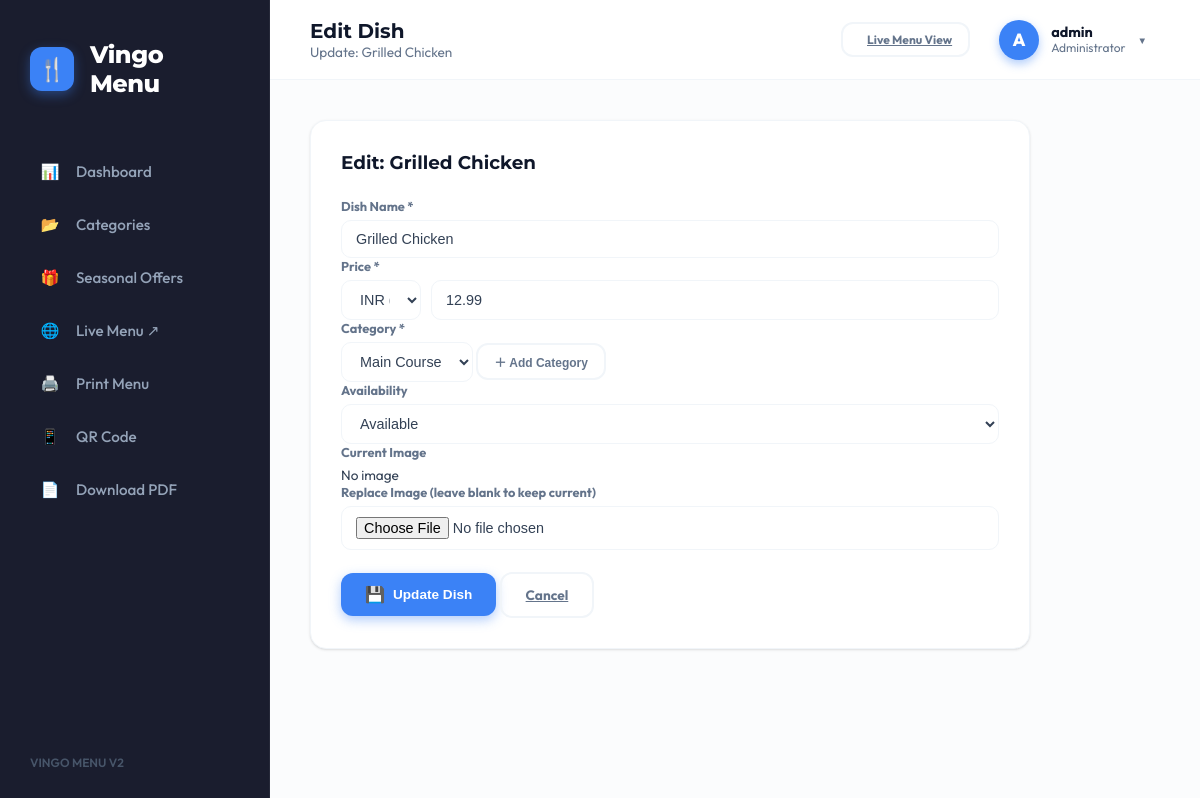
The app's page /admin/edit-item.php?id=3 (signed in) with its own data.
### tables this page shows
CREATE TABLE IF NOT EXISTS dishes (
  id           INT            NOT NULL AUTO_INCREMENT,
  name         VARCHAR(150)   NOT NULL,
  price        DECIMAL(10,2)  NOT NULL DEFAULT 0.00,
  category_id  INT            NOT NULL,
  image        VARCHAR(255)   DEFAULT NULL,
  availability ENUM('Available','Not Available') NOT NULL DEFAULT 'Available',
  created_at   TIMESTAMP      NOT NULL DEFAULT CURRENT_TIMESTAMP,
  PRIMARY KEY (id),
  CONSTRAINT fk_dish_cat
    FOREIGN KEY (category_id) REFERENCES categories(id)
    ON DELETE CASCADE ON UPDATE CASCADE
);

CREATE TABLE IF NOT EXISTS categories (
  id   INT          NOT NULL AUTO_INCREMENT,
  name VARCHAR(100) NOT NULL,
  PRIMARY KEY (id),
  UNIQUE KEY uq_cat_name (name)
);

### admin/edit-item.php (the view, shortened to what this page needs)
<?php
require_once __DIR__ . '/../includes/db.php';
$id = intval($_GET['id'] ?? 0);
$s = $conn->prepare("SELECT * FROM dishes WHERE id = ?");
$s->bind_param('i', $id);
$s->execute();
$dish = $s->get_result()->fetch_assoc();
$categories = $conn->query("SELECT * FROM categories ORDER BY name")->fetch_all(MYSQLI_ASSOC);
?>
<!DOCTYPE html>
<html lang="en">
<head>
  <link rel="stylesheet" href="../assets/css/menu-style.css?v=<?= time() ?>">
</head>
<body>
<?php include __DIR__ . '/partials/sidebar.php'; ?>
<div class="main">
  <div class="topbar">
    <div class="topbar-left" style="display:flex; align-items:center; gap:16px">
      <div>
        <h1>Edit Dish</h1>
        <p class="meta">Update: <?= htmlspecialchars($dish['name']) ?></p>
      </div>
    </div>
    <div class="topbar-right" style="display:flex; gap:16px; align-items:center">
      <a href="../menu.php" target="_blank" class="btn btn-outline btn-sm">
        <span class="live-dot"></span> Live Menu View
      </a>
      <?php include __DIR__ . '/partials/topbar_user.php'; ?>
    </div>
  </div>
  <div class="content">
    <div class="card" style="max-width:720px">
      <div class="card-title">Edit: <?= htmlspecialchars($dish['name']) ?></div>
      <form method="POST" enctype="multipart/form-data" novalidate>
        <div class="form-grid">
          <div class="form-group">
            <label for="name">Dish Name <span class="req">*</span></label>
            <input type="text" id="name" name="name" required value="<?= htmlspecialchars($dish['name']) ?>">
          </div>
          <div class="form-group">
            <label>Price *</label>
            <div style="display:grid; grid-template-columns: 80px 1fr; gap: 10px">
              <select name="currency" required>
                <option value="INR" <?= $dish['currency'] === 'INR' ? 'selected' : '' ?>>INR (₹)</option>
              </select>
              <input type="number" name="price" required min="0" step="0.01" value="<?= htmlspecialchars($dish['price']) ?>">
            </div>
          </div>
          <div class="form-group">
            <label for="category_id">Category <span class="req">*</span></label>
            <div class="input-row">
              <select id="category_id" name="category_id" required>
                <?php foreach ($categories as $c): ?>
                  <option value="<?= $c['id'] ?>" <?= $dish['category_id'] == $c['id'] ? 'selected' : '' ?>>
                    <?= htmlspecialchars($c['name']) ?>
                  </option>
                <?php endforeach; ?>
              </select>
              <button type="button" id="btn-add-category" class="btn btn-outline btn-sm">＋ Add Category</button>
            </div>
          </div>
          <div class="form-group">
            <label for="availability">Availability</label>
            <select id="availability" name="availability">
              <option value="Available"     <?= $dish['availability']==='Available'     ? 'selected':'' ?>>Available</option>
            </select>
          </div>
          <div class="form-group full">
            <label>Current Image</label>
            <?php if ($dish['image'] && file_exists(__DIR__ . '/../uploads/' . $dish['image'])): ?>
              <img src="../uploads/<?= htmlspecialchars($dish['image']) ?>" alt="" class="img-thumb">
            <?php else: ?>
              <span style="color:var(--muted);font-size:.85rem">No image</span>
            <?php endif; ?>
          </div>
          <div class="form-group full">
            <label for="image">Replace Image <span class="hint">(leave blank to keep current)</span></label>
            <input type="file" id="image" name="image" accept="image/*">
          </div>
        </div>
        <div class="btn-grp" style="margin-top:22px">
          <button type="submit" class="btn btn-primary">
            <span style="font-size:1rem">💾</span> Update Dish
          </button>
          <a href="dashboard.php" class="btn btn-outline">Cancel</a>
        </div>
      </form>
    </div>
  </div>
</div>
</body>
</html>

### assets/css/menu-style.css (style rules this page uses)
:root { --bg: #fbfcfd; --surface: #ffffff; --sidebar: #1a1d2e; --sidebar-h: #252b45; --accent: #3b82f6; --accent-glow: rgba(59, 130, 246, 0.4); --success: #10b981; --danger: #f43f5e; --warn: #f59e0b; --text: #334155; --text-light: #64748b; --border: #f1f5f9; --radius-sm: 10px; --radius-md: 16px; --radius-lg: 24px; --shadow: 0 1px 3px 0 rgba(0, 0, 0, 0.1), 0 1px 2px -1px rgba(0, 0, 0, 0.1); --shadow-hover: 0 10px 15px -3px rgba(0, 0, 0, 0.1), 0 4px 6px -4px rgba(0, 0, 0, 0.1); --glow: 0 0 20px rgba(59, 130, 246, 0.15); --transition: all 0.25s cubic-bezier(0.4, 0, 0.2, 1); --sidebar-w: 270px; }
* { box-sizing: border-box; margin: 0; padding: 0; outline: none !important; }
html { scroll-behavior: smooth; }
body { font-family: 'Outfit', sans-serif; background: var(--bg); color: var(--text); display: flex; min-height: 100vh; -webkit-font-smoothing: antialiased; }
.main { flex: 1; margin-left: var(--sidebar-w); display: flex; flex-direction: column; }
.topbar { height: 80px; background: rgba(255, 255, 255, 0.85); backdrop-filter: blur(10px); padding: 0 40px; display: flex; align-items: center; justify-content: space-between; position: sticky; top: 0; z-index: 900; border-bottom: 1px solid var(--border); }
.topbar h1 { font-family: 'Montserrat', sans-serif; font-size: 1.25rem; font-weight: 700; color: #0f172a; }
.topbar .meta { font-size: 0.85rem; color: var(--text-light); }
.content { padding: 40px; max-width: 1400px; width: 100%; margin: 0 auto; }
.card { background: var(--surface); border-radius: var(--radius-md); padding: 30px; margin-bottom: 30px; box-shadow: var(--shadow); border: 1px solid var(--border); }
.card-title { font-family: 'Montserrat', sans-serif; font-size: 1.15rem; font-weight: 700; margin-bottom: 24px; color: #0f172a; display: flex; align-items: center; gap: 12px; }
.form-group { display: flex; flex-direction: column; gap: 6px; }
label { font-size: 0.8rem; font-weight: 700; color: var(--text-light); }
input, select, textarea { padding: 10px 14px; border: 1.5px solid var(--border); border-radius: 10px; font-size: 0.9rem; color: var(--text); background: #fff; transition: var(--transition); }
.btn { padding: 12px 24px; border-radius: 12px; font-weight: 700; font-size: 0.85rem; cursor: pointer; border: none; display: inline-flex; align-items: center; gap: 8px; transition: var(--transition); }
.btn-primary { background: var(--accent); color: #fff; box-shadow: 0 4px 12px var(--accent-glow); }
.btn-outline { background: transparent; border: 2px solid var(--border); color: var(--text-light); }
.btn-sm { padding: 8px 16px; font-size: 0.75rem; }

### records on screen
dishes: name "Grilled Chicken", price "12.99", category_id "Main Course", availability "Available"

### other values on screen
$icon "📊 📂 🎁 🖨️ 📱"
$label "Dashboard Categories Seasonal Offers Print Menu QR Code"
$avatar_char "A"
$sess_user "admin"
